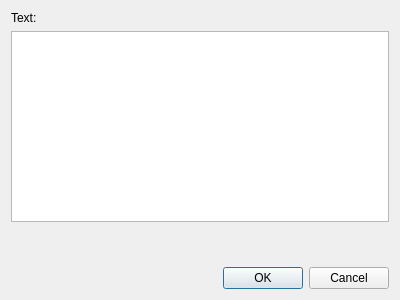
<?xml version="1.0" encoding="UTF-8"?>
<ui version="4.0">
 <class>MemoHelper</class>
 <widget class="QDialog" name="MemoHelper">
  <property name="geometry">
   <rect>
    <x>0</x>
    <y>0</y>
    <width>400</width>
    <height>300</height>
   </rect>
  </property>
  <property name="windowTitle">
   <string>Dialog</string>
  </property>
  <layout class="QVBoxLayout" name="verticalLayout">
   <item>
    <widget class="QLabel" name="label">
     <property name="text">
      <string>Text:</string>
     </property>
    </widget>
   </item>
   <item>
    <widget class="QTextEdit" name="text"/>
   </item>
   <item>
    <spacer name="verticalSpacer">
     <property name="orientation">
      <enum>Qt::Vertical</enum>
     </property>
     <property name="sizeHint" stdset="0">
      <size>
       <width>20</width>
       <height>40</height>
      </size>
     </property>
    </spacer>
   </item>
   <item>
    <widget class="QDialogButtonBox" name="buttonBox">
     <property name="orientation">
      <enum>Qt::Horizontal</enum>
     </property>
     <property name="standardButtons">
      <set>QDialogButtonBox::Cancel|QDialogButtonBox::Ok</set>
     </property>
    </widget>
   </item>
  </layout>
 </widget>
 <resources/>
 <connections>
  <connection>
   <sender>buttonBox</sender>
   <signal>accepted()</signal>
   <receiver>MemoHelper</receiver>
   <slot>accept()</slot>
   <hints>
    <hint type="sourcelabel">
     <x>248</x>
     <y>254</y>
    </hint>
    <hint type="destinationlabel">
     <x>157</x>
     <y>274</y>
    </hint>
   </hints>
  </connection>
  <connection>
   <sender>buttonBox</sender>
   <signal>rejected()</signal>
   <receiver>MemoHelper</receiver>
   <slot>reject()</slot>
   <hints>
    <hint type="sourcelabel">
     <x>316</x>
     <y>260</y>
    </hint>
    <hint type="destinationlabel">
     <x>286</x>
     <y>274</y>
    </hint>
   </hints>
  </connection>
 </connections>
</ui>
